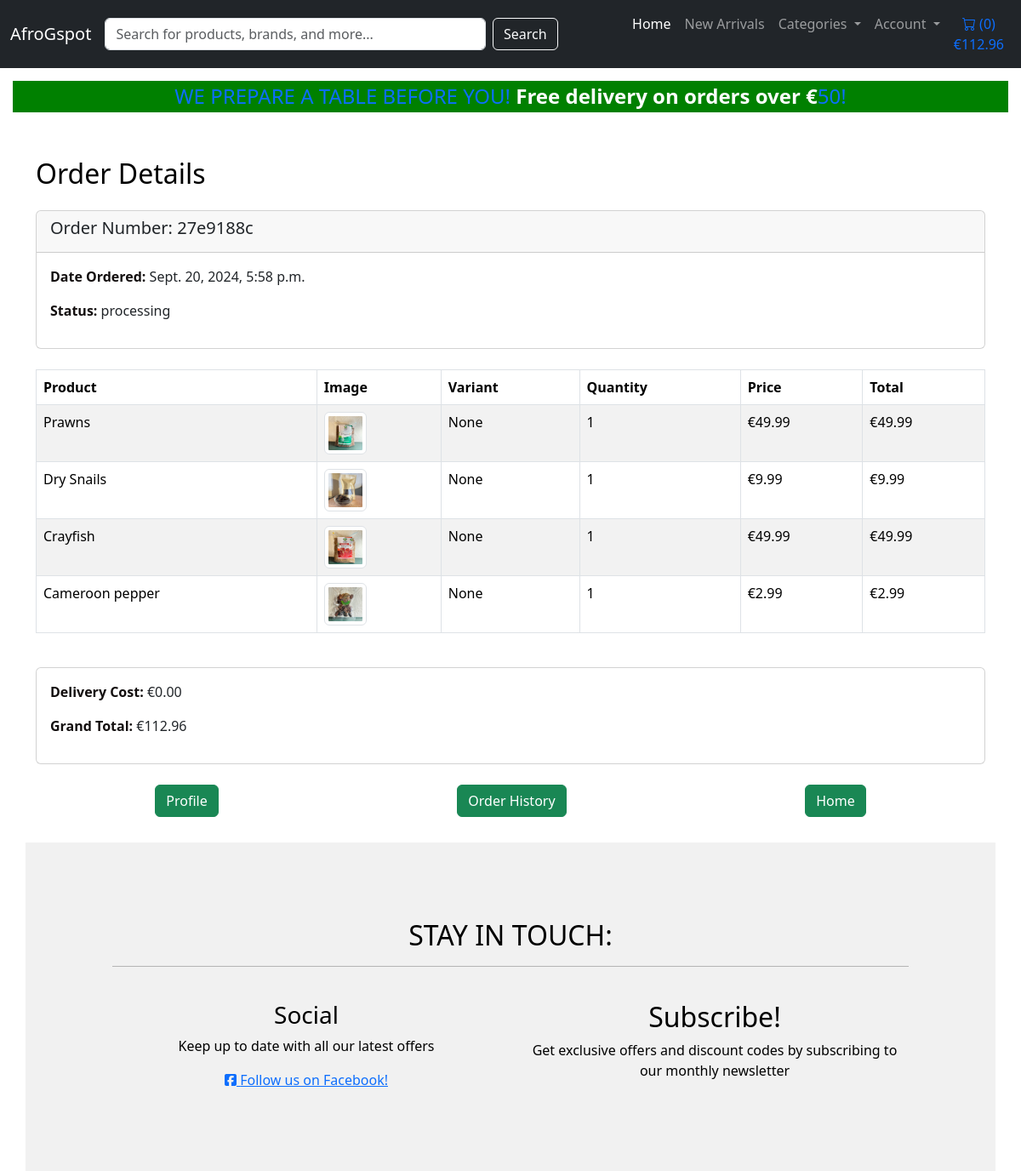
/checkout/order/34/, run on the app's committed database.
### checkout/models.py (models this page shows, shortened)
class Order(models.Model):
    user = models.ForeignKey(settings.AUTH_USER_MODEL, on_delete=models.SET_NULL, null=True, blank=True)
    profile = models.ForeignKey('profiles.Profile', on_delete=models.SET_NULL, null=True, blank=True, related_name='orders')
    full_name = models.CharField(max_length=100)
    email = models.EmailField()
    phone_number = models.CharField(max_length=15)
    address_line_1 = models.CharField(max_length=255)
    address_line_2 = models.CharField(max_length=255, blank=True, null=True)
    city = models.CharField(max_length=100)
    postal_code = models.CharField(max_length=20, blank=True, null=True)
    country = models.CharField(max_length=50, blank=False, null=False)
    date_ordered = models.DateTimeField(auto_now_add=True)
    order_total = models.DecimalField(max_digits=10, decimal_places=2, default=0.00)
    delivery_cost = models.DecimalField(max_digits=6, decimal_places=2, default=7.00)
    grand_total = models.DecimalField(max_digits=10, decimal_places=2, default=0.00)
    stripe_payment_intent = models.CharField(max_length=200, null=True, blank=True) # Stores Stripe payment intent ID
    order_number = models.CharField(max_length=8, default=generate_short_order_number, null=False, editable=False, unique=True)
    payment_status = models.CharField(max_length=10, choices=[
        ('pending', 'Pending'),
        ('completed', 'Completed'),
        ('failed', 'Failed'),
        ('refunded', 'Refunded')], default='pending')
    order_status = models.CharField(max_length=12, choices=[
        ('processing', 'Processing'),
        ('shipped', 'Shipped'),
        ('delivered', 'Delivered'),
        ('cancelled', 'Cancelled')], default='processing')

class OrderItem(models.Model):
    order = models.ForeignKey(Order, related_name='items', on_delete=models.CASCADE)
    product = models.ForeignKey(Product, on_delete=models.CASCADE)
    variant = models.ForeignKey(ProductVariant, on_delete=models.SET_NULL, null=True, blank=True)
    quantity = models.IntegerField(default=1)
    price = models.DecimalField(max_digits=10, decimal_places=2)
    total_price = models.DecimalField(max_digits=10, decimal_places=2, editable=False)

### product_catalog/models.py (models this page shows, shortened)
class Product(models.Model):
    name = models.CharField(max_length=255)
    sku = models.CharField(max_length=254, null=True, blank=True)
    category = models.ForeignKey(Category, null=True, blank=True, related_name='products', on_delete=models.SET_NULL)
    description = models.TextField()
    price = models.DecimalField(max_digits=10, decimal_places=2)
    discount_price = models.DecimalField(max_digits=10, decimal_places=2, null=True, blank=True)
    stock = models.IntegerField()
    image = models.ImageField(null=True, blank=True)
    rating = models.DecimalField(max_digits=6, decimal_places=2, null=True, blank=True)
    image_url = models.URLField(max_length=1024, null=True, blank=True)
    created_at = models.DateTimeField(auto_now_add=True)
    updated_at = models.DateTimeField(auto_now=True)
    is_active = models.BooleanField(default=True)
    is_vegan = models.BooleanField(default=False)
    is_gluten_free = models.BooleanField(default=False)
    expiration_date = models.DateField(null=True, blank=True)
    country = models.ForeignKey(Country, on_delete=models.SET_NULL, null=True, blank=True, default=1)

### checkout/views.py (the view)
# urls.py: path('order/<int:order_id>/', views.order_detail, name='order_detail'),
def order_detail(request, order_id):
    order = get_object_or_404(Order, id=order_id)
    order_items = OrderItem.objects.filter(order=order)
    for item in order_items:
        item.total_price = item.price * item.quantity
    context = {
        'order': order,
        'order_items': order_items,
        'delivery_cost': order.delivery_cost,  # Adds delivery cost
        'grand_total': order.grand_total,      # Adds grand total
    }
    return render(request, 'checkout/order_detail.html', context)

### checkout/templates/checkout/order_detail.html
{% extends 'base.html' %}
{% block content %}
<div class="container mt-5">
    <h2 class="mb-4">Order Details</h2>
    <div class="card mb-4">
        <div class="card-header">
            <h5 class="card-title">Order Number: {{ order.order_number }}</h5>
        </div>
        <div class="card-body">
            <p><strong>Date Ordered:</strong> {{ order.date_ordered }}</p>
            <p><strong>Status:</strong> {{ order.order_status }}</p>
        </div>
    </div>
    {% if order_items %}
    <div class="table-responsive">
        <table class="table table-striped table-bordered">
            <thead class="thead-dark">
                <tr>
                    <th>Product</th>
                    <th>Image</th>
                    <th>Variant</th>
                    <th>Quantity</th>
                    <th>Price</th>
                    <th>Total</th>
                </tr>
            </thead>
            <tbody>
                {% for item in order_items %}
                <tr>
                    <td>{{ item.product.name }}</td>
                    <td><img src="{{ item.product.image.url }}" alt="{{ item.product.name }}" class="img-thumbnail" style="width: 50px; height: 50px;"></td>
                    <td>{{ item.variant }}</td>
                    <td>{{ item.quantity }}</td>
                    <td>€{{ item.price }}</td>
                    <td>€{{ item.total_price|floatformat:2 }}</td>
                </tr>
                {% endfor %}
            </tbody>
        </table>
    </div>
    {% else %}
    <div class="alert alert-warning" role="alert">
        No items in this order.
    </div>
    {% endif %}
    <div class="mt-4">
        <div class="card">
            <div class="card-body">
                <p><strong>Delivery Cost:</strong> €{{ delivery_cost|floatformat:2 }}</p>
                <p><strong>Grand Total:</strong> €{{ grand_total|floatformat:2 }}</p>
            </div>
        </div>
    </div>
    <div class="d-flex justify-content-around align-items-center mt-4">
        <a href="{% url 'profile_view' %}" class="btn btn-success">Profile</a>
        <a href="{% url 'order_history' %}" class="btn btn-success">Order History</a>
        <a href="{% url 'home' %}" class="btn btn-success">Home</a>
    </div>
</div>
{% endblock %}

### templates/base.html (shortened to what this page needs)
{% load static %}
<!doctype html>
<html lang="en">
<head>
  {% block corecss %}
  <link href="https://cdn.jsdelivr.net/npm/bootstrap@5.3.3/dist/css/bootstrap.min.css" rel="stylesheet"
>
  <link rel="stylesheet" href="{% static 'css/base.css' %}">
  {% endblock %}
</head>
<body>
  <header class="header">
    <nav class="navbar navbar-expand-lg navbar-dark bg-dark">
      <div class="container-fluid">
        <a class="navbar-brand" href="{% url 'home' %}">AfroGspot</a>
        <div class="collapse navbar-collapse" id="navbarNav">
          <form class="d-flex me-auto w-50" method="GET" action="{% url 'product_list' %}">
            <input class="form-control me-2 w-100" type="text" name="q" value="{{ query|default:'' }}"
              placeholder="Search for products, brands, and more..." aria-label="Search">
            <button class="btn btn-outline-light" type="submit">Search</button>
          </form>
          <ul class="navbar-nav">
            <li class="nav-item">
              <a class="nav-link active" aria-current="page" href="{% url 'home' %}">Home</a>
            </li>
            <li class="nav-item">
              <a class="nav-link" href="#">New Arrivals</a>
            </li>
            <li class="nav-item dropdown">
              <a class="nav-link dropdown-toggle" href="#" id="navbarDropdown" role="button" data-bs-toggle="dropdown"
                aria-expanded="false">
                Categories
              </a>
            </li>
            <li class="nav-item dropdown">
              <a class="nav-link dropdown-toggle" href="#" id="navbarDropdownAccount" role="button"
                data-bs-toggle="dropdown" aria-expanded="false">
                Account
              </a>
            </li>
            <li class="nav-item">
              <a class="{% if grand_total %}text-primary font-weight-bold{% else %}text-white{% endif %} nav-link"
                href="{% url 'cart_detail' %}">
                <div class="text-center">
                  <i class="bi bi-cart"></i> ({{ product_count }})
                  <p class="my-0">
                    {% if grand_total %}
                      €{{ grand_total|floatformat:2 }}
                    {% else %}
                      €0.00
                    {% endif %}
                  </p>
                </div>
              </a>
            </li>
          </ul>
        </div>
      </div>
    </nav>
    <div id="delivery-banner" class="row text-center">
      <div class="col delivery-banner-child">
        <h4 class="my-1 text-primary">
          WE PREPARE A TABLE BEFORE YOU! <strong class="text-white">Free delivery on orders over €</strong>{{ free_delivery_threshold }}!
        </h4>
      </div>
    </div>
    <link rel="stylesheet" href="https://cdn.jsdelivr.net/npm/bootstrap-icons@1.5.0/font/bootstrap-icons.css">
  </header>
  <main class="content">
    {% block content %}
    {% endblock content %}
  </main>
  <div id="toast-container" class="toast-container position-fixed top-0 end-0 p-3" data-autohide="false">
  </div>
  <footer class="container-wrapper footer">
    <div class="container quotes-container content-container">
      <section class="footer">
        <div class="row">
          <div class="col-12 page-header mb-4">
            <h2 class="text-uppercase">Stay in touch:</h2>
            <hr class="block-divider block-divider--short">
          </div>
        </div>
        <div class="row">
          <div class="col-12 col-md-6">
            <h3>Social</h3>
            <p>Keep up to date with all our latest offers</p>
            <a href="#" target="_blank"><i class="fab fa-facebook-square"></i> Follow us on Facebook!</a>
          </div>
          <div class="col-12 col-md-6">
            <h2>Subscribe!</h2>
            <p>Get exclusive offers and discount codes by subscribing to our monthly newsletter</p>
          </div>
        </div>
      </section>
    </div>
  </footer>
</body>
</html>

### static/css/base.css (style rules this page uses)
html, body { margin: 0; padding: 0; height: 100%; color: black; }
#delivery-banner { padding: 5px; margin: 10px; }
.delivery-banner-child { background-color: green; }
.content { flex: 1; }
.footer { background-color: #f1f1f1; padding: 30px; margin: 30px; text-align: center; }
strong { color: rgb(19, 15, 15); }

### data on the page
Order: grand_total "112.96", order_number "27e9188c", date_ordered "Sept. 20, 2024, 5:58 p.m.", order_status "processing", delivery_cost "0.00"
OrderItem: product.name "Prawns", product.image (picture), variant "None", quantity "1", price "49.99", total_price "49.99"
OrderItem: product.name "Dry Snails", product.image (picture), variant "None", quantity "1", price "9.99", total_price "9.99"
OrderItem: product.name "Crayfish", product.image (picture), variant "None", quantity "1", price "49.99", total_price "49.99"
OrderItem: product.name "Cameroon pepper", product.image (picture), variant "None", quantity "1", price "2.99", total_price "2.99"

### other printed values
{{ product_count }} "0"
{{ free_delivery_threshold }} "50"
